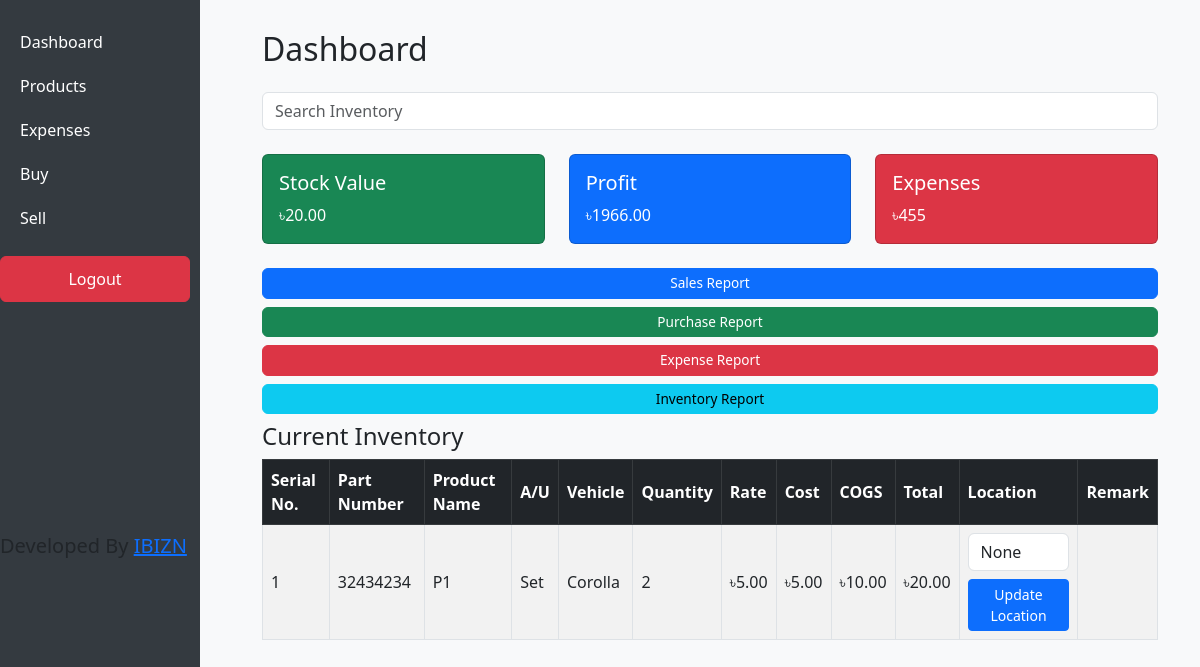
The page /dashboard/ (signed in) on the database its author committed.
### inventory/models.py (models this page shows, shortened)
class Inventory(models.Model):
    product = models.OneToOneField(Product, on_delete=models.CASCADE)
    quantity = models.PositiveIntegerField()
    rate = models.DecimalField(max_digits=10, decimal_places=2)
    cost = models.DecimalField(max_digits=10, decimal_places=2)
    location = models.CharField(max_length=255, blank=True, null=True)
    remark = models.TextField(null=True, blank=True)
    @property
    def chs(self):
        return self.rate + self.cost
    @property
    def stock_value(self):
        return self.chs * self.quantity

class Product(models.Model):
    name = models.CharField(max_length=100)
    part_number = models.CharField(max_length=100, unique=True)
    au = models.BooleanField(default=False)  # A/U: Boolean Yes/No
    vehicle = models.CharField(max_length=100, blank=True)  # Vehicle field (optional)

### inventory/views.py (the view, shortened to what this page needs)
# urls.py: path('dashboard/', views.dashboard_view, name='dashboard'),
@login_required(login_url="/")
def dashboard_view(request):
    query = request.GET.get('q', '')
    if query:
        inventories = Inventory.objects.filter(
            Q(product__name__icontains=query) |  # Search in product name
            Q(product__part_number__icontains=query) |  # Search in product part number
            Q(product__vehicle__icontains=query) |  # Search in product vehicle field
            Q(location__icontains=query),  # Search in product PO number field
            quantity__gt=0  # Only include products with quantity > 0
        )
    else:
        inventories = Inventory.objects.filter(quantity__gt=0)
    total_stock_value = sum([inventory.stock_value for inventory in Inventory.objects.all()])
    total_profit = 0
    for sale in SalesInvoice.objects.all():
        cogs = sum(
            (item.product.inventory.rate + item.product.inventory.cost) * item.quantity
            for item in sale.salesitem_set.all()
        )
        profit = sale.final_amount - cogs
        total_profit += profit
    total_expenses = Expense.objects.aggregate(total=models.Sum('amount'))['total'] or 0
    return render(request, 'inventory/dashboard.html', {
        'inventories': inventories,
        'total_stock_value': total_stock_value,
        'total_profit': total_profit,
        'total_expenses': total_expenses
    })

### inventory/models.py (called while the page is built)
    @property
    def final_amount(self):
        total = Decimal(self.total_amount)
        discount = Decimal(self.discount) if self.discount else Decimal('0.00')
        result = total - discount
        return result if result > 0 else Decimal('0.00')

### inventory/templates/inventory/dashboard.html (shortened to what this page needs)
{% extends 'inventory/base.html' %}
{% block content %}
<div class="container-fluid">
  <h2 class="mb-4">Dashboard</h2>
    <form method="GET" action="{% url 'dashboard' %}">
    <div class="mb-4">
      <input type="text" name="q" class="form-control" placeholder="Search Inventory" value="{{ request.GET.q }}" aria-label="Search Inventory">
    </div>
  </form>
  <div class="row mb-4">
    <div class="col-md-4">
      <div class="card text-white bg-success">
        <div class="card-body">
          <h5 class="card-title">Stock Value</h5>
          <p class="card-text">৳{{ total_stock_value }}</p>
        </div>
      </div>
    </div>
    <div class="col-md-4">
      <div class="card text-white bg-primary">
        <div class="card-body">
          <h5 class="card-title">Profit</h5>
          <p class="card-text">৳{{ total_profit }}</p>
        </div>
      </div>
    </div>
    <div class="col-md-4">
      <div class="card text-white bg-danger">
        <div class="card-body">
          <h5 class="card-title">Expenses</h5>
          <p class="card-text">৳{{ total_expenses }}</p>
        </div>
      </div>
    </div>
  </div>
  <a href="{% url 'sales_report' %}" class="btn btn-primary w-100 mb-2 py-1" style="font-size: 0.85rem;">Sales Report</a>
  <a href="{% url 'purchase_report' %}" class="btn btn-success w-100 mb-2 py-1" style="font-size: 0.85rem;">Purchase Report</a>
  <a href="{% url 'expense_report' %}" class="btn btn-danger w-100 mb-2 py-1" style="font-size: 0.85rem;">Expense Report</a>
  <a href="{% url 'inventory_report' %}" class="btn btn-info w-100 mb-2 py-1" style="font-size: 0.85rem;">Inventory Report</a>
  <h4>Current Inventory</h4>
    <table class="table table-bordered table-striped table-hover">
      <thead class="table-dark">
        <tr>
          <th>Serial No.</th>
          <th>Part Number</th>
          <th>Product Name</th>
          <th>A/U</th>
          <th>Vehicle</th>
          <th>Quantity</th>
          <th>Rate</th>
          <th>Cost</th>
          <th>COGS</th>
          <th>Total</th>
          <th>Location</th>
          <th>Remark</th>
        </tr>
      </thead>
      <tbody>
        {% for inventory in inventories %}
        <tr>
          <td>{{ forloop.counter }}</td>
          <td>{{ inventory.product.part_number }}</td>
          <td>{{ inventory.product.name }}</td>
          <td>{% if inventory.product.au %}Set{% else %}No{% endif %}</td>
          <td>{{ inventory.product.vehicle }}</td>
          <td>{{ inventory.quantity }}</td>
          <td>৳{{ inventory.rate }}</td>
          <td>৳{{ inventory.cost }}</td>
          <td>৳{{ inventory.chs }}</td>
          <td>৳{{ inventory.stock_value }}</td>
          <td>
            <form method="POST" action="{% url 'dashboard' %}">
              <input type="text" name="location" value="{{ inventory.location }}" class="form-control" placeholder="Update location">
              <button type="submit" name="update_location" class="btn btn-sm btn-primary mt-2">Update Location</button>
            </form>
          </td>
          <td>{{ inventory.remark }}</td>
        </tr>
        {% empty %}
        <tr>
          <td colspan="9" class="text-center">No products found with quantity > 0</td>
        </tr>
        {% endfor %}
      </tbody>
    </table>
</div>
{% endblock %}

### static/inventory/style.css (style rules this page uses)
body { background-color: #f8f9fa; }
.table th, .table td { vertical-align: middle; }

### rows shown on the page
Inventory: product.part_number "32434234", product.name "P1", shows "Set", product.vehicle "Corolla", quantity "2", rate "5.00", cost "5.00", chs "10.00", stock_value "20.00", location "None"

### other values the page prints
{{ total_stock_value }} "20.00"
{{ total_profit }} "1966.00"
{{ total_expenses }} "455"
